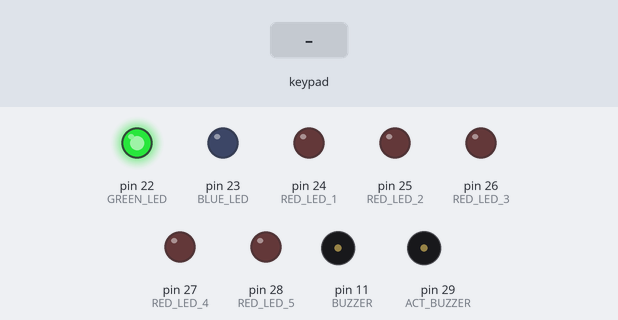
Bench run of a sketch on a simulated Arduino Mega 2560, built with avr-gcc and run on an emulated ATmega2560. On the bench: output pins drawn as LEDs (lit = HIGH), buzzer (waves = sounding, pin HIGH). Inputs (shaded band) come from the test bench. Pins used as bus, display or sensor lines are not drawn.

Above: at 1.2 s.
1.3 s: keypad keys 1 2 3 4 pressed 0.4 s apart
At 1.5 s:
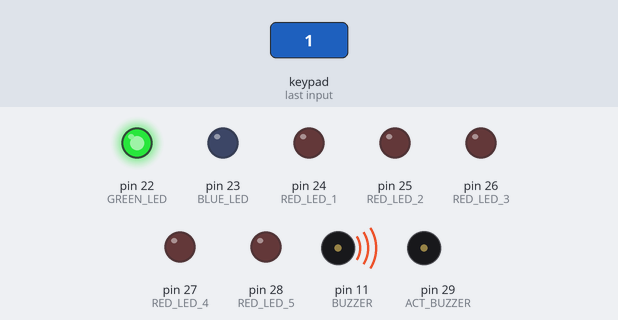
At 4.4 s:
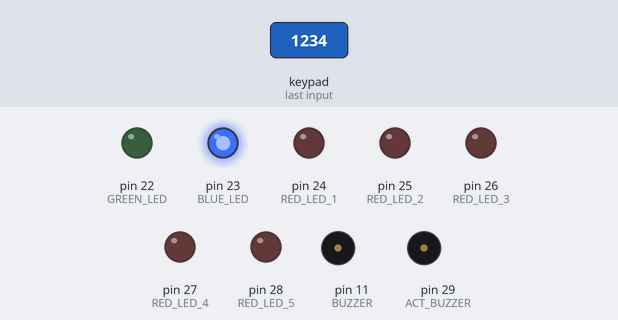
Timing chart, 0 to 5.9 s (numbered marks = the images above; inputs shaded):
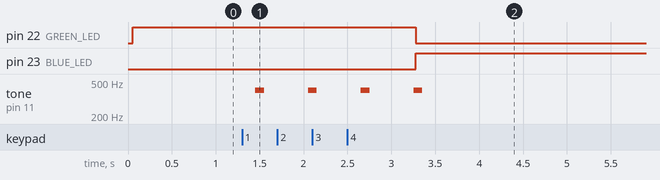

The sketch:

main.ino
```cpp
#include <TimerOne.h>
#include <Keypad.h>
#include <SPI.h>
#include <MFRC522.h>

#define RST_PIN    10
#define SS_PIN     53
#define BUZZER     11
#define ACT_BUZZER 29
#define BLUE_LED   23
#define GREEN_LED  22
#define RED_LED_1  24
#define RED_LED_2  25
#define RED_LED_3  26
#define RED_LED_4  27
#define RED_LED_5  28
#define MAX_SPEED  5

MFRC522 RFID(SS_PIN, RST_PIN);	// Create RFID instance

// Computes GCD of two numbers
unsigned long gcd(unsigned long a, unsigned long b) {
  if (b == 0) return a;
  return gcd(b, a % b);
}

// Keys on 4x4 keypad
char keypadKeys[4][4] {
  {'1','2','3','A'},
  {'4','5','6','B'},
  {'7','8','9','C'},
  {'*','0','#','D'}
};

byte rowPins[4] = {9, 8, 7, 6};			// Keypad row pinouts, provided by ELEGOO
byte colPins[4] = {5, 4, 3, 2};			// Keypad col pinouts, provided by ELEGOO
char keypadCode[4] = {'1','2','3','4'}; // Code to lock/unlock bike (read right to left)
Keypad bikeKeypad = Keypad(makeKeymap(keypadKeys), rowPins, colPins, 4, 4);
bool bikeLocked = false; 				// Flag for lock status
bool bikeAlarm = false; 				// Flag for alarm sounding
int bikeSpeed = 0;						// Current speed in MPH
char inputKey;							// Storing keypad button


// Used for timer interrupts
volatile unsigned char timerFlag = 0;
void TimerISR() {
  timerFlag = 1;
}

typedef struct task {
  int state;                    // Task's current state
  unsigned long period;         // Task's period in ms
  unsigned long elapsedTime;    // Time elapsed since last tick
  int (*TickFct)(int);          // Address of tick function
} task;

static task task0, task1, task2, task3, task4, task5, task6, task7, task8;
task* tasks[] = { &task0, &task1, &task2, &task3, &task4, &task5, &task6, &task7, &task8 };
const unsigned char numTasks = sizeof(tasks) / sizeof(tasks[0]);
const char startState = 0;    // Refers to first state enum
unsigned long GCD = 0;        // For timer period

// Task 0 (Receives speed from other board)
int TickFct_GetSpeed(int state) {
	if (Serial1.available() > 0) {
		bikeSpeed = Serial1.read();
	}
	return state;
}

// Task 1 (Store the key being pressed on keypad)
int TickFct_GetKey(int state) {
  char tempKey = bikeKeypad.getKey();
  if (tempKey) {
	inputKey = tempKey;
	tone(BUZZER, 400, 100);

	// DEBUGGING
	// Serial.print("Input key = ");
	// Serial.println(inputKey);
	// Serial.print("Variable bikeLocked = ");
	// Serial.println(bikeLocked);
  }
  return state;
}

// Task 2 (Locks/unlocks with keypad)
enum KP_States { KP_SMStart, KP_Wait, KP_Digit1, KP_Digit2, KP_Digit3, KP_Digit4 };
int TickFct_Keypad(int state) {
	switch (state) {	// State transitions
		case KP_SMStart:
			state = KP_Wait;
			break;

		case KP_Wait:
			if (inputKey == keypadCode[0]) {
				state = KP_Digit1;
			}
			else {
				state = KP_Wait;
			}
			break;

		case KP_Digit1:
			if (inputKey == keypadCode[1]) {
				state = KP_Digit2;
			}
			else if (inputKey == keypadCode[0]) {
				state = KP_Digit1;
			}
			else {
				state = KP_Wait;
			}
			break;

		case KP_Digit2:
			if (inputKey == keypadCode[2]) {
				state = KP_Digit3;
			}
			else if (inputKey == keypadCode[1]) {
				state = KP_Digit2;
			}
			else {
				state = KP_Wait;
			}
			break;

		case KP_Digit3:
			if (inputKey == keypadCode[3]) {
				state = KP_Digit4;
			}
			else if (inputKey == keypadCode[2]) {
				state = KP_Digit3;
			}
			else {
				state = KP_Wait;
			}
			break;

		case KP_Digit4:
			state = KP_Wait;
			break;

		default:
			state = KP_SMStart;
			break;
	}
	switch (state) {	// State actions
		case KP_Wait:
			break;

		case KP_Digit1:
			break;

		case KP_Digit2:
			break;

		case KP_Digit3:
			break;

		case KP_Digit4:
			bikeLocked = !bikeLocked;
			break;

		default:
			break;
	}
	return state;
}

// Task 3 (Locks/unlocks with RFID)
enum RFID_States { RFID_SMStart, RFID_Wait, RFID_Read, RFID_Cooldown };
int TickFct_RFID(int state) {

	static unsigned char i;

	switch (state) {	// State transitions
		case RFID_SMStart:
			state = RFID_Wait;
			break;

		case RFID_Wait:
			if (!RFID.PICC_IsNewCardPresent() || !RFID.PICC_ReadCardSerial()) {	  // Checks for RFID tag
				state = RFID_Wait;
			}
			else {
				state = RFID_Read;
			}
			break;

		case RFID_Read:
			i = 0;
			// Serial.println("Waiting 2 seconds...\n");
			state = RFID_Cooldown;
			break;

		case RFID_Cooldown:
			if (i < 10) {   // Wait 2 sec
				state = RFID_Cooldown;
			}
			else {
				state = RFID_Wait;
			}
			break;

		default:
			state = RFID_SMStart;
			break;
	}
	switch (state) {	// State actions
		case RFID_Wait:
			break;

		case RFID_Read:
			// Check the UID of the tag (first 4 bytes)
			if (RFID.uid.uidByte[0] == 0xA3 &&
				RFID.uid.uidByte[1] == 0x26 &&
				RFID.uid.uidByte[2] == 0x25 &&
				RFID.uid.uidByte[3] == 0x0C) {

				tone(BUZZER, 400, 100);
				bikeLocked = !bikeLocked;

				// Serial.println("UID read success!");
				// Serial.print("Variable bikeLocked = ");
				// Serial.println(bikeLocked);
			}
			else {
				tone(BUZZER, 200, 600);
				// Serial.println("UID read fail!");
			}
			break;

		case RFID_Cooldown:
			++i;
			break;

		default:
			break;
	}
	return state;
}

// Task 4 (Lights LEDs to indicate lock status)
int TickFct_LED(int state) {
	if (!bikeLocked) {
		digitalWrite(GREEN_LED, HIGH);
		digitalWrite(BLUE_LED, LOW);
	}
	else {
		digitalWrite(GREEN_LED, LOW);
		digitalWrite(BLUE_LED, HIGH);
	}
	return state;
}

// Task 5 (Determines if bike is being moved while locked)
enum BS_States { BS_SMStart, BS_Wait, BS_Count, BS_Alarm };
int TickFct_BikeSteal(int state) {	// State transitions

	static unsigned char i;

	switch (state) {
		case BS_SMStart:
			state = BS_Wait;
			break;

		case BS_Wait:
			if (bikeLocked && (bikeSpeed >= MAX_SPEED)) {
				state = BS_Count;
				i = 0;
			}
			else {
				state = BS_Wait;
			}
			break;

		case BS_Count:
			if (!bikeLocked || (bikeSpeed < MAX_SPEED)) {
				state = BS_Wait;
			}
			else if ((i < 10) && bikeLocked && (bikeSpeed >= MAX_SPEED)) {
				state = BS_Count;
			}
			else if (!(i < 10) && bikeLocked && (bikeSpeed >= MAX_SPEED)) {
				state = BS_Alarm;
			}
			else {
				state = BS_Count;
				// Serial.println("Something went wrong in BS_Count!");
			}
			break;

		case BS_Alarm:
			if (bikeLocked) {
				state = BS_Alarm;
			}
			else if (!bikeLocked) {
				state = BS_Wait;
			}
			break;

		default:
			state = BS_SMStart;
			break;
	}
	switch (state) {	// State actions
		case BS_Wait:
			bikeAlarm = false;
			break;

		case BS_Count:
			++i;
			bikeAlarm = false;
			break;

		case BS_Alarm:
			bikeAlarm = true;
			break;

		default:
			break;
	}

	// DEBUGGING
	// Serial.print("i = ");
	// Serial.println(i);
	// Serial.print("bikeAlarm = ");
	// Serial.println(bikeAlarm);
	// Serial.println();

	return state;
}

// Task 6 (Flashes LEDs if bike is being moved while locked)
int TickFct_AlarmLED(int state) {
	if (bikeAlarm) {
		if (digitalRead(RED_LED_1) == HIGH) {
			digitalWrite(RED_LED_1, LOW);
			digitalWrite(RED_LED_2, LOW);
			digitalWrite(RED_LED_3, LOW);
			digitalWrite(RED_LED_4, LOW);
			digitalWrite(RED_LED_5, LOW);
		}
		else {
			digitalWrite(RED_LED_1, HIGH);
			digitalWrite(RED_LED_2, HIGH);
			digitalWrite(RED_LED_3, HIGH);
			digitalWrite(RED_LED_4, HIGH);
			digitalWrite(RED_LED_5, HIGH);
		}
	}
	else {
		digitalWrite(RED_LED_1, LOW);
		digitalWrite(RED_LED_2, LOW);
		digitalWrite(RED_LED_3, LOW);
		digitalWrite(RED_LED_4, LOW);
		digitalWrite(RED_LED_5, LOW);
	}
	return state;
}

// Task 7 (Sounds alarm if bike is being moved while locked)
enum SA_States { SA_SMStart, SA_Wait, SA_On1, SA_On2 };
int TickFct_SoundAlarm(int state) {
	switch (state) {	// State transitions
		case SA_SMStart:
			state = SA_Wait;
			break;

		case SA_Wait:
			if (bikeAlarm) {
				state = SA_On1;
				digitalWrite(ACT_BUZZER, HIGH);
			}
			else {
				state = SA_Wait;
			}
			break;

		case SA_On1:
			if (bikeAlarm) {
				state = SA_On2;
			}
			else {
				noTone(BUZZER);
				digitalWrite(ACT_BUZZER, LOW);
				state = SA_Wait;
			}
			break;

		case SA_On2:
			if (bikeAlarm) {
				state = SA_On1;
			}
			else {
				noTone(BUZZER);
				digitalWrite(ACT_BUZZER, LOW);
				state = SA_Wait;
			}
			break;

		default:
			state = SA_SMStart;
			break;
	}
	switch (state) {	// State actions
		case SA_Wait:
			break;

		case SA_On1:
			tone(BUZZER, 500);
			break;

		case SA_On2:
			tone(BUZZER, 300);
			break;

		default:
			break;
	}
	return state;
}

// Task 8 (Sends lock status to the other board)
int TickFct_SendLockStatus(int state) {
	int val = bikeLocked ? 1 : 0;
	if (Serial1.availableForWrite() > 0) {
		Serial1.write(val);
	}
	return state;
}

void setup() {
  unsigned char j = 0;

  // Task 0 (Receives speed from other board)
  tasks[j]->state = startState;
  tasks[j]->period = 200000;
  tasks[j]->elapsedTime = tasks[j]->period;
  tasks[j]->TickFct = &TickFct_GetSpeed;
  ++j;

  // Task 1 (Store the key being pressed on keypad)
  tasks[j]->state = startState;
  tasks[j]->period = 200000;
  tasks[j]->elapsedTime = tasks[j]->period;
  tasks[j]->TickFct = &TickFct_GetKey;
  ++j;

  // Task 2 (Locks/unlocks with keypad)
  tasks[j]->state = startState;
  tasks[j]->period = 100000;
  tasks[j]->elapsedTime = tasks[j]->period;
  tasks[j]->TickFct = &TickFct_Keypad;
  ++j;

  // Task 3 (Locks/unlocks with RFID)
  tasks[j]->state = startState;
  tasks[j]->period = 200000;
  tasks[j]->elapsedTime = tasks[j]->period;
  tasks[j]->TickFct = &TickFct_RFID;
  ++j;

  // Task 4 (Lights LEDs to indicate lock status)
  tasks[j]->state = startState;
  tasks[j]->period = 100000;
  tasks[j]->elapsedTime = tasks[j]->period;
  tasks[j]->TickFct = &TickFct_LED;
  ++j;

  // Task 5 (Determines if bike is being moved while locked)
  tasks[j]->state = startState;
  tasks[j]->period = 500000;
  tasks[j]->elapsedTime = tasks[j]->period;
  tasks[j]->TickFct = &TickFct_BikeSteal;
  ++j;

  // Task 6 (Flashes LEDs if bike is being moved while locked)
  tasks[j]->state = startState;
  tasks[j]->period = 50000;
  tasks[j]->elapsedTime = tasks[j]->period;
  tasks[j]->TickFct = &TickFct_AlarmLED;
  ++j;

  // Task 7 (Sounds alarm if bike is being moved while locked)
  tasks[j]->state = startState;
  tasks[j]->period = 100000;
  tasks[j]->elapsedTime = tasks[j]->period;
  tasks[j]->TickFct = &TickFct_SoundAlarm;
  ++j;

  // Task 8 (Sends lock status to the other board)
  tasks[j]->state = startState;
  tasks[j]->period = 200000;
  tasks[j]->elapsedTime = tasks[j]->period;
  tasks[j]->TickFct = &TickFct_SendLockStatus;
  ++j;

  // Find GCD for timer's period
  GCD = tasks[0]->period;
  for (unsigned char i = 1; i < numTasks; ++i) {
    GCD = gcd(GCD, tasks[i]->period);
  }

  pinMode(GREEN_LED, OUTPUT);
  pinMode(BLUE_LED, OUTPUT);
  pinMode(RED_LED_1, OUTPUT);
  pinMode(RED_LED_2, OUTPUT);
  pinMode(RED_LED_3, OUTPUT);
  pinMode(RED_LED_4, OUTPUT);
  pinMode(RED_LED_5, OUTPUT);
  pinMode(BUZZER, OUTPUT);
  pinMode(ACT_BUZZER, OUTPUT);

//   Serial.begin(9600);                 // Baud rate is 9600 (serial, for debugging)
  Serial1.begin(9600);                // Baud rate is 9600 (serial1, other board)
  SPI.begin();						  // Initialize SPI bus for RFID
  RFID.PCD_Init();					  // Initialize RFID module
  Timer1.initialize(GCD);             // GCD is in microseconds
  Timer1.attachInterrupt(TimerISR);   // TimerISR runs on interrupt
}

void loop() {
  for (unsigned char i = 0; i < numTasks; ++i) {    // Task scheduler
    if (tasks[i]->elapsedTime >= tasks[i]->period) {
      tasks[i]->state = tasks[i]->TickFct(tasks[i]->state);
      tasks[i]->elapsedTime = 0;
    }
    tasks[i]->elapsedTime += GCD;
  }
  while (!timerFlag);
  timerFlag = 0;
}

/* WORKS CITED
-------------------------------------
Learned how to use sizeof():
https://en.cppreference.com/w/cpp/language/sizeof

Learned how to use gcd():
https://en.cppreference.com/w/cpp/numeric/gcd

Using the TimerOne library for interrupts:
https://www.arduino.cc/reference/en/libraries/timerone/

GCD function (Euclid's algorithm):
https://www.tutorialspoint.com/c-program-to-implement-euclid-s-algorithm

Using the Arduino Keypad library to interface with keypad:
https://www.arduino.cc/reference/en/libraries/keypad/

Using the MFRC522 library to interface with RFID module:
https://www.arduino.cc/reference/en/libraries/mfrc522/

Learned how to read the UID of the MFRC522 RFID tag:
https://randomnerdtutorials.com/security-access-using-mfrc522-rfid-reader-with-arduino/
https://stackoverflow.com/questions/32839396/how-to-get-the-uid-of-rfid-in-arduino

Arduino Serial communication code:
https://www.arduino.cc/reference/en/language/functions/communication/serial/
*/
```

Measured:
- after the input at 1.3 s, pin 22 (GREEN_LED): HIGH → LOW after 2.0 s; pin 23 (BLUE_LED): LOW → HIGH after 2.0 s; tone on pin 11 (BUZZER): alternates 400 Hz for 0.10 s and silent for 0.50 s, 8 changes in all, then stays silent, starting after 0.15 s
